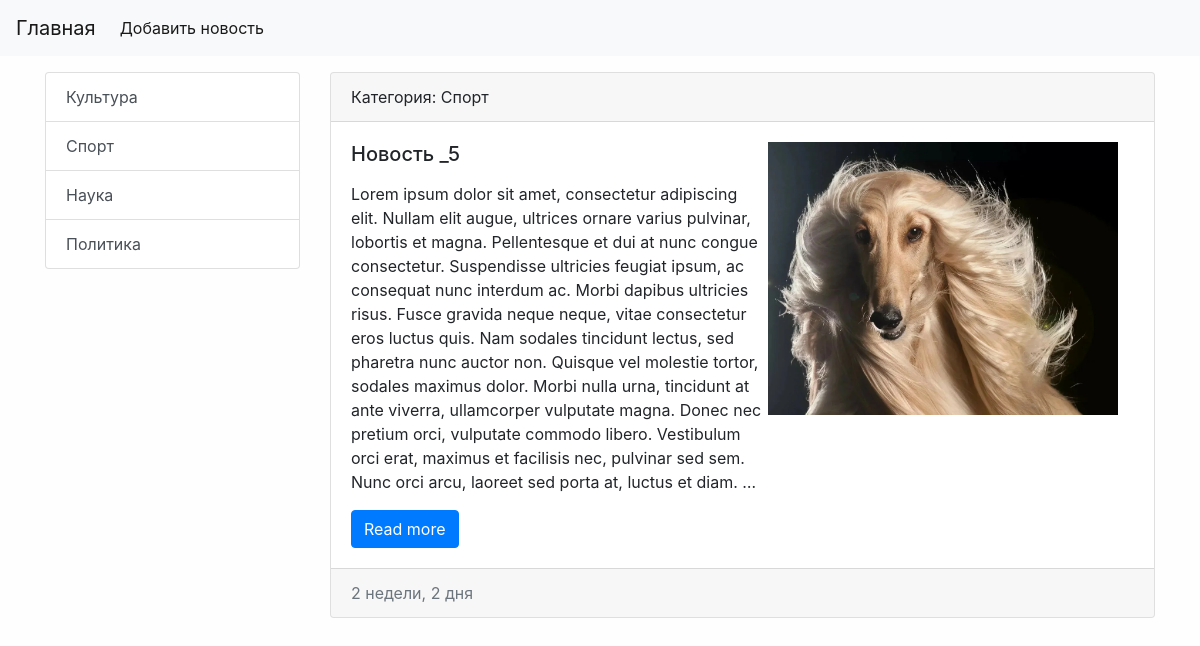
The app's page /category/2/ with its own data.
### appName/models.py (models this page shows, shortened)
class Category(models.Model):
    title = models.CharField(max_length=50, db_index=True)  #дб индекс - ускоряет поиск по этому полю хз
    def get_absolute_url(self): # конфенция приписывает называть так этот метод, а нужен он для ссылок красивых
        return reverse('category_page', kwargs={'category_id': self.pk})
    def __str__(self):
        return self.title   #   а называется эта хуета строковое представление объекта

class News(models.Model):
    title = models.CharField(max_length=100, verbose_name='Заголовок епта:')
    content = models.TextField(verbose_name='Текст новости:')
    created_at = models.DateTimeField(auto_now_add=True)
    updated_at = models.DateTimeField(auto_now=True)
    photo = models.ImageField(upload_to='photos/%Y/%m/', blank=True)
    is_published = models.BooleanField(default=True, verbose_name='Опубликовать?')
    news_category = models.ForeignKey('Category', on_delete=models.PROTECT, verbose_name='Категория:') #внешний ключ
    def get_absolute_url(self):
        return reverse('news_page', kwargs={'news_id': self.pk})
    class Meta:     #подкласс для того чтобы изменить написание в админке лоол
        verbose_name = 'Новость'
        verbose_name_plural = 'Новости'
        ordering = ['created_at', 'title']  #сортировка, работает везде, нетолько в админке

### appName/views.py (the view)
# urls.py: path('category/<int:category_id>/', get_category, name='category_page'), #можно менять путь
def get_category(request, category_id):
    news = News.objects.filter(news_category_id=category_id)
    category = Category.objects.get(pk=category_id)
    context = {'news': news, 'category': category, 'title': 'Новости'}
    return render(request, 'appName/category.html', context=context)

### appName/templatetags/news_tags.py (called while the page is built)
@register.inclusion_tag('appName/list_categories.html') #шаблон для рендеринга
def show_categories(arg1='Hi'):
    categories = Category.objects.all()
    return {'categories': categories, 'arg1': arg1} #arg1 можно потом вывести

### appName/templates/appName/category.html (shortened to what this page needs)
{% extends 'base.html' %}
{% block content %}
{% for item in news %}
<div class="card mb-3">
    <div class="card-header">
        Категория: {{ item.news_category }}
    </div>
    <div class="card-body">
        <div class="media">
            <div class="media-body">
                <h5 class="card-title">{{ item.title }}</h5>
                <p class="card-text">{{ item.content|linebreaks|truncatewords:'100'}}</p>
                <a href="{{ item.get_absolute_url }}" class="btn btn-primary">Read more</a>
            </div>
            {% if item.photo%}
            <img src="{{ item.photo.url }}" alt="" width="350" class="mr-3">
            {% endif %}
        </div>
    </div>
    <div class="card-footer text-muted">
        {{ item.created_at|timesince}}
    </div>
</div>
{% endfor %}
{% endblock %}

### appName/templates/appName/list_categories.html
<div class="list-group">
    {% for item in categories %}
    <a href="{{ item.get_absolute_url }}" class="list-group-item list-group-item-action">{{ item.title }}</a>
    {% endfor %}
</div>

### randomBro/static/css/style.css (style rules this page uses)
body { background-color: #fefefe; }

### records on screen
Category: title "Культура"
Category: title "Спорт"
Category: title "Наука"
Category: title "Политика"
News: news_category "Спорт", title "Новость _5", content "Lorem ipsum dolor sit amet, consectetur adipiscing elit. Nullam elit augue, ultrices ornare varius pulvinar, lobortis et magna. Pellentesque et dui at nunc congue consectetur. Suspendisse ultricies feugiat ipsum, ac consequat nunc interdum ac. Morbi dapibus ultricies risus. Fusce gravida neque neque, vitae consectetur eros luctus quis. Nam sodales tincidunt lectus, sed pharetra nunc auctor non. Quisque vel molestie tortor, sodales maximus dolor. Morbi nulla urna, tincidunt at ante viverra, ullamcorper vulputate magna. Donec nec pretium orci, vulputate commodo libero. Vestibulum orci erat, maximus et facilisis nec, pulvinar sed sem. Nunc orci arcu, laoreet sed porta at, luctus et diam. …", photo (picture), created_at "2 недели, 2 дня"
